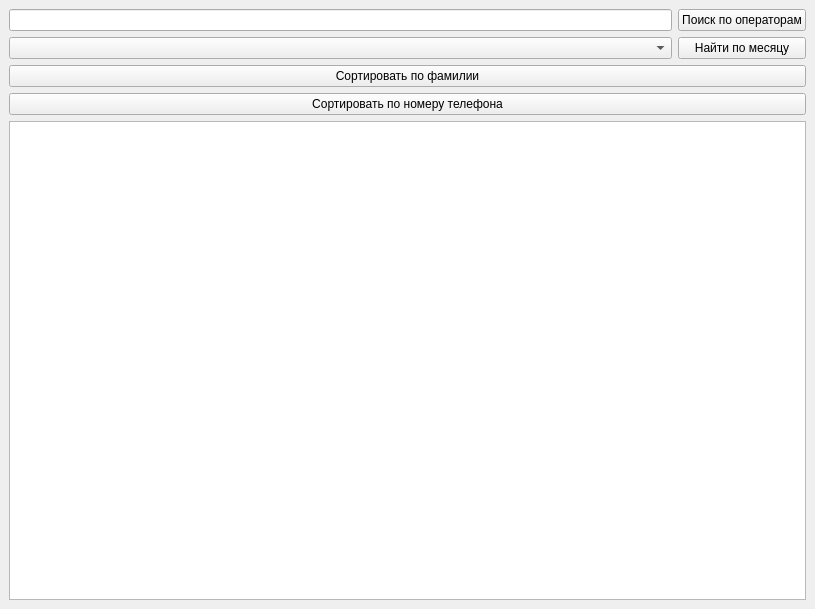
<?xml version="1.0" encoding="UTF-8"?>
<ui version="4.0">
 <class>MainWindow</class>
 <widget class="QMainWindow" name="MainWindow">
  <property name="geometry">
   <rect>
    <x>0</x>
    <y>0</y>
    <width>815</width>
    <height>609</height>
   </rect>
  </property>
  <property name="windowTitle">
   <string>MainWindow</string>
  </property>
  <widget class="QWidget" name="centralwidget">
   <layout class="QGridLayout" name="gridLayout_7">
    <item row="8" column="0">
     <layout class="QGridLayout" name="gridLayout">
      <item row="0" column="0">
       <widget class="QTableWidget" name="tableWidget"/>
      </item>
     </layout>
    </item>
    <item row="1" column="0">
     <layout class="QGridLayout" name="gridLayout_2">
      <item row="0" column="1">
       <widget class="QPushButton" name="findOperator">
        <property name="text">
         <string>Поиск по операторам</string>
        </property>
       </widget>
      </item>
      <item row="0" column="0">
       <widget class="QLineEdit" name="lineEdit"/>
      </item>
      <item row="1" column="0">
       <widget class="QComboBox" name="comboBox"/>
      </item>
      <item row="1" column="1">
       <widget class="QPushButton" name="findForMonths">
        <property name="text">
         <string>Найти по месяцу</string>
        </property>
       </widget>
      </item>
     </layout>
    </item>
    <item row="3" column="0">
     <widget class="QPushButton" name="sotrNameBtn">
      <property name="text">
       <string>Сортировать по фамилии</string>
      </property>
     </widget>
    </item>
    <item row="6" column="0">
     <widget class="QPushButton" name="sortPhone">
      <property name="text">
       <string>Сортировать по номеру телефона</string>
      </property>
     </widget>
    </item>
   </layout>
  </widget>
 </widget>
 <resources/>
 <connections/>
</ui>
